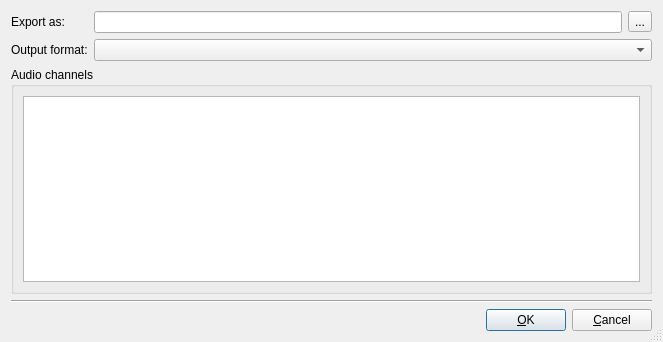
<?xml version="1.0" encoding="UTF-8"?>
<ui version="4.0">
 <class>exportdialogbase</class>
 <widget class="QDialog" name="exportdialogbase">
  <property name="geometry">
   <rect>
    <x>0</x>
    <y>0</y>
    <width>663</width>
    <height>342</height>
   </rect>
  </property>
  <property name="windowTitle">
   <string>dvbcut: export video</string>
  </property>
  <property name="locale">
   <locale language="English" country="UnitedStates"/>
  </property>
  <property name="sizeGripEnabled">
   <bool>true</bool>
  </property>
  <layout class="QVBoxLayout" name="verticalLayout_2">
   <item>
    <layout class="QGridLayout" name="gridLayout">
     <item row="0" column="0">
      <widget class="QLabel" name="label">
       <property name="text">
        <string>Export as:</string>
       </property>
      </widget>
     </item>
     <item row="0" column="1">
      <widget class="QLineEdit" name="filenameline"/>
     </item>
     <item row="1" column="0">
      <widget class="QLabel" name="label_2">
       <property name="text">
        <string>Output format:</string>
       </property>
      </widget>
     </item>
     <item row="1" column="1" colspan="2">
      <widget class="QComboBox" name="muxercombo"/>
     </item>
     <item row="0" column="2">
      <widget class="QToolButton" name="filenamebrowsebutton">
       <property name="sizePolicy">
        <sizepolicy hsizetype="Fixed" vsizetype="Fixed">
         <horstretch>0</horstretch>
         <verstretch>0</verstretch>
        </sizepolicy>
       </property>
       <property name="text">
        <string>...</string>
       </property>
      </widget>
     </item>
    </layout>
   </item>
   <item>
    <widget class="QGroupBox" name="groupBox">
     <property name="title">
      <string>Audio channels</string>
     </property>
     <layout class="QVBoxLayout" name="verticalLayout">
      <item>
       <widget class="QListView" name="audiolist">
        <property name="selectionMode">
         <enum>QAbstractItemView::MultiSelection</enum>
        </property>
       </widget>
      </item>
     </layout>
    </widget>
   </item>
   <item>
    <widget class="Line" name="line">
     <property name="orientation">
      <enum>Qt::Horizontal</enum>
     </property>
    </widget>
   </item>
   <item>
    <layout class="QHBoxLayout" name="horizontalLayout">
     <item>
      <spacer name="horizontalSpacer">
       <property name="orientation">
        <enum>Qt::Horizontal</enum>
       </property>
       <property name="sizeHint" stdset="0">
        <size>
         <width>40</width>
         <height>20</height>
        </size>
       </property>
      </spacer>
     </item>
     <item>
      <widget class="QPushButton" name="pushButton">
       <property name="text">
        <string>&amp;OK</string>
       </property>
       <property name="default">
        <bool>true</bool>
       </property>
      </widget>
     </item>
     <item>
      <widget class="QPushButton" name="pushButton_2">
       <property name="text">
        <string>&amp;Cancel</string>
       </property>
      </widget>
     </item>
    </layout>
   </item>
  </layout>
 </widget>
 <resources/>
 <connections>
  <connection>
   <sender>pushButton_2</sender>
   <signal>clicked()</signal>
   <receiver>exportdialogbase</receiver>
   <slot>reject()</slot>
   <hints>
    <hint type="sourcelabel">
     <x>639</x>
     <y>319</y>
    </hint>
    <hint type="destinationlabel">
     <x>402</x>
     <y>317</y>
    </hint>
   </hints>
  </connection>
  <connection>
   <sender>pushButton</sender>
   <signal>clicked()</signal>
   <receiver>exportdialogbase</receiver>
   <slot>accept()</slot>
   <hints>
    <hint type="sourcelabel">
     <x>528</x>
     <y>329</y>
    </hint>
    <hint type="destinationlabel">
     <x>268</x>
     <y>303</y>
    </hint>
   </hints>
  </connection>
 </connections>
</ui>
